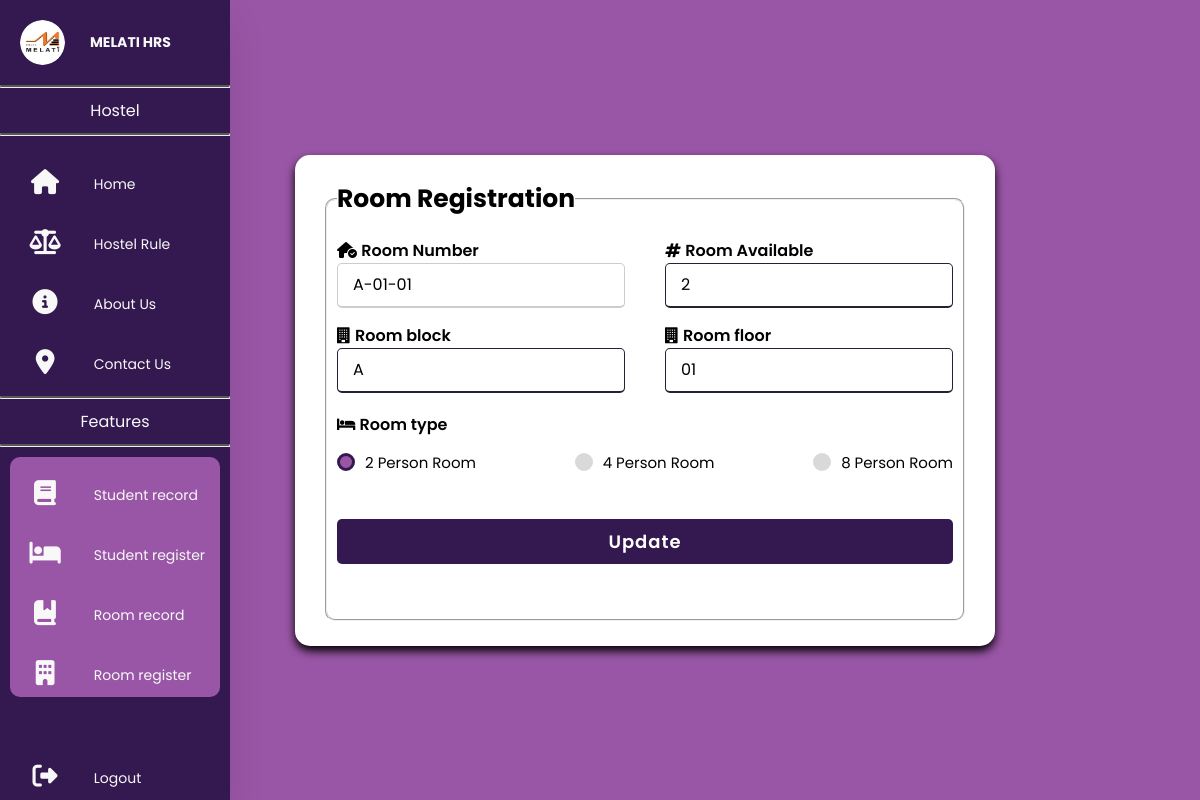
The page /Staff/RoomEdit.php?roomID=A-01-01 on the database its author committed.
### tables this page shows
CREATE TABLE `room` (
  `roomID` varchar(8) NOT NULL,
  `roomFloor` varchar(2) NOT NULL,
  `roomBlock` varchar(1) NOT NULL,
  `roomAvail` varchar(2) NOT NULL,
  `roomType` varchar(10) NOT NULL
);

### Staff/RoomEdit.php (the view, shortened to what this page needs)
<!DOCTYPE html>
<html>
<head>
    <link rel="stylesheet" href="StyleRR.css">
    <link rel="stylesheet" href="https://cdnjs.cloudflare.com/ajax/libs/font-awesome/4.7.0/css/font-awesome.min.css">
    <?php
        include("../Dbconn.php");
    ?>
</head>
<body>
    <nav>
        <ul>
            <li>
                <a href="Home.php" class="logo">
                    <img src="/Melati HRS/images/Melati Round.png" alt="melati logo"><br>
                    <span class="nav-item"> Melati HRS </span>
                </a>
            </li>
            <hr>
            <p class="title"> Hostel </p>
            <hr>
            <li>
                <a href="Home.php" class="menu-list">
                    <i class="fas fa-solid fa-house"></i>
                    <span class="nav-item"> Home </span>
                </a>
            </li>
            <li>
                <a href="Rule.php" class="menu-list">
                    <i class="fas fa-balance-scale"></i>
                    <span class="nav-item"> Hostel Rule </span>
                </a>
            </li>
            <li>
                <a href="About.php" class="menu-list">
                    <i class="fas fa-solid fa-circle-info"></i>
                    <span class="nav-item"> About Us </span>
                </a>
            </li>
            <li>
                <a href="Contact.php" class="menu-list">
                    <i class=" fas fa-solid fa-location-dot"></i>
                    <span class="nav-item"> Contact Us </span>
                </a>
            </li>
            <hr>
            <p class="title"> Features </p>
            <hr>
            <div class="box">
                <li>
                    <a href="Student.php" class="menu-list">
                        <i class="fas fa-solid fa-book"></i>
                        <span class="nav-item"> Student record </span>
                    </a>
                </li>
                <li>
                    <a href="StudentRegister.php" class="menu-list">
                        <i class="fas fa-solid fa-bed"></i>
                        <span class="nav-item"> Student register </span>
                    </a>
                </li>
                <li>
                    <a href="Room.php" class="menu-list">
                        <i class="fas fa-solid fa-book-bookmark"></i>
                        <span class="nav-item"> Room record </span>
                    </a>
                </li>
                <li>
                    <a href="RoomAdd.php" class="menu-list">
                        <i class="fas fa-solid fa-building"></i>
                        <span class="nav-item"> Room register </span>
                    </a>
                </li>
            </div>
            <li>
                <a onclick="out()" href="/Melati HRS/Logout.php" class="menu-list logout">
                    <i class="fas fa-sign-out-alt"></i>
                    <span class="nav-item"> Logout </span>
                </a>
            </li>
        </ul>
    </nav>
    <div class="contentBox">
        <?php
            if (isset($_GET['roomID'])) {
                $room_id = $_GET['roomID'];
                $sql = "SELECT * FROM ROOM WHERE roomID = '" . $room_id . "'";
                $query = mysqli_query($connection, $sql) or die("Query Fail");
                $data = mysqli_fetch_array($query);
        ?>
        <div class="container">
            <fieldset>
                <legend>
                    Room Registration
                </legend>
                <form action="RoomEditProcess.php" method="POST">
                    <div class="user-details">
                        <div class="input-box">
                            <i class="fa fa-light fa-house-circle-check"></i>
                            <span class="details">Room Number</span>
                            <input type="text"
                                   placeholder="Enter room number"
                                   name="room_number"
                                   required
                                   value="<?php echo $data["roomID"]; ?>"
                                   readonly>
                        </div>
                        <div class="input-box">
                            <i class="fa fa-solid fa-hashtag"></i>
                            <span class="details">Room Available</span>
                            <input type="text"
                                   placeholder="Enter room availabality"
                                   name="room_avai"
                                   required
                                   value="<?php echo $data["roomAvail"]; ?>">
                        </div>
                        <div class="input-box">
                            <i class="fa fa-solid fa-building"></i>
                            <span class="details">Room block</span>
                            <input type="text"
                                   placeholder="Enter room block"
                                   name="room_block"
                                   required
                                   value="<?php echo $data["roomBlock"]; ?>">
                        </div>
                        <div class="input-box">
                            <i class="fa fa-solid fa-building"></i>
                            <span class="details">Room floor</span>
                            <input type="text"
                                   placeholder="Enter room floor"
                                   name="room_floor"
                                   required
                                   value="<?php echo $data["roomFloor"]; ?>">
                        </div>
                    </div>
                    <div class="room-details">
                        <i class="fa fa-bed"></i>
                        <span class="room-type">Room type</span>
                        <div class="category">
                            <label for="dot-1">
                                <span class="dot one"></span>
                                <span class="room">2 Person Room</span>
                            </label>
                            <label for="dot-2">
                                <span class="dot two"></span>
                                <span class="room">4 Person Room</span>
                            </label>
                            <label for="dot-3">
                                <span class="dot three"></span>
                                <span class="room">8 Person Room</span>
                            </label>
                        </div>
                    </div>
                    <div class="button">
                        <input type="submit" value="Update" name="editRoom" id="editRoom">
                    </div>
                </form>
            </fieldset>
        </div>
        <?php
            } else {
                echo "<meta http-equiv=\"refresh\" content=\"2;URL=Room.php\"/>";
            }
        ?>
    </div>
</body>
</html>

### Staff/StyleRR.css (style rules this page uses)
* { margin: 0; padding: 0; box-sizing: border-box; font-family: 'Poppins', sans-serif; text-decoration: none; }
body { display: flex; height: 100vh; justify-content: center; align-items: center; padding: 10px; background: #9a56a6; }
nav { position: fixed; top: 0px; bottom: 0px; left: 0px; height: 100%; width: 90px; overflow: hidden; transition: width 0.2s linear; background: #341950; box-shadow: 0 20px 35px rgba(0, 0, 0, 0.1); }
.logo { text-align: center; display: flex; transition: all 0.5s ease; margin: 10px 0 0 10px; }
.logo img { width: 45px; height: 45px; border-radius: 50%; }
.logo span { font-weight: bold; padding-left: 15px; font-size: 36px; text-transform: uppercase; }
hr { margin: 10px auto; padding: 0px; border-top: 2px solid #585858; }
.title { color: #F8F8F8; text-align: center; margin-top: 10px; }
a { color: #F8F8F8; position: relative; font-size: 10px; display: table; width: 300px; padding: 10px; }
.fas, .fab { position: relative; width: 70px; height: 40px; top: 14px; font-size: 25px; text-align: center; }
nav .nav-item { font-size: 14px; position: relative; top: 12px; margin-left: 10px; }
.logout { position: absolute; bottom: 0; }
.box { background: #9a56a6; margin: 10px; padding: 0px; border-radius: 10px; }
.box a { padding: 10px 0 10px 0; }
.contentBox { margin: 0px; padding: 20px 20px 20px 110px; }
.container { max-width: 700px; width: 100%; background: #fff; padding: 25px 30px; margin: 0; box-shadow: 0 5px 10px rgba(0,0,0,2); border-radius: 15px; }
.container fieldset { border-radius: 10px; padding: 10px 10px; }
.container legend { font-size: 25px; font-weight: 700; }
.container form .user-details { display: flex; flex-wrap: wrap; justify-content: space-between; margin: 10px 0 4px 0; }
form .user-details .input-box { margin-bottom: 15px; width: calc(100% / 2 - 20px); }
.user-details .input-box .details { font-weight: 600; margin-bottom: 5px; }
.user-details .input-box input { height: 45px; width: 100%; outline: none; border-radius: 5px; border: 1px solid #ccc; padding-left: 15px; font-size: 16px; border-bottom-width: 2px; transition: all 0.3s ease; }
.user-details .input-box input:focus, .user-details .input-box input:valid { border-color: #222433; }
form .room-details .room-type { font-size: 16px; font-weight: 600; }
form .room-details .category { display: flex; width: 100%; margin: 14px 0; justify-content: space-between; }
.room-details .category label { display: flex; align-items: center; }
.room-details .category .dot { height: 18px; width: 18px; background: #d9d9d9; border-radius: 50%; margin-right: 10px; border: 3px solid transparent; transition: all 0.3s ease; }
#dot-1:checked ~ .category label .one, #dot-2:checked ~ .category label .two, #dot-3:checked ~ .category label .three { border-color: #341950; background: #9a56a6; }
form .room-details .category .room { font-size: 15px; }
form .button { height: 45px; margin: 45px 0; }
form .button input { height: 100%; width: 100%; outline: none; color: #fff; border: none; font-size: 18px; font-weight: 600; border-radius: 5px; letter-spacing: 1px; background: #341950; }

### rows shown on the page
room: room_number "A-01-01", room_avai "2", room_block "A", room_floor "01"
